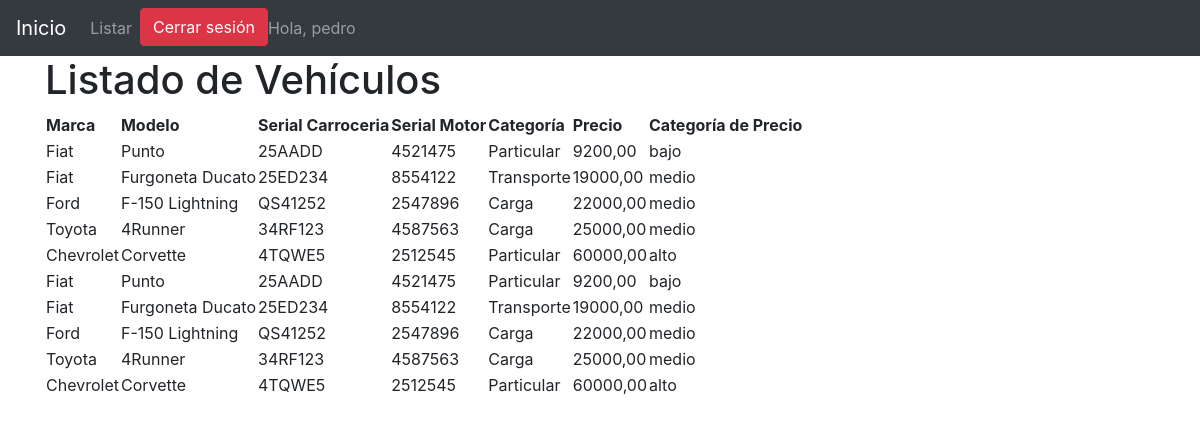
Page /vehiculo/listar/ (signed in) on the committed database.
### vehiculo/models.py (models this page shows, shortened)
class CustomUser(AbstractUser):
    class Meta:
        permissions= [
            ("view_listar","Puede ver la lista de vehiculos"),
        ]

class Vehiculo(models.Model):
    MARCAS = [
        ('Fiat', 'Fiat'),
        ('Chevrolet', 'Chevrolet'),
        ('Ford', 'Ford'),
        ('Toyota', 'Toyota'),
    ]
    CATEGORIAS = [
        ('Particular', 'Particular'),
        ('Transporte', 'Transporte'),
        ('Carga', 'Carga'),
    ]
    marca = models.CharField(max_length=20, choices=MARCAS, default='Ford')
    modelo = models.CharField(max_length=100)
    serial_carroceria = models.CharField(max_length=50)
    serial_motor = models.CharField(max_length=50)
    categoria = models.CharField(max_length=20, choices=CATEGORIAS, default='Particular')
    precio = models.DecimalField(max_digits=10, decimal_places=2)
    fecha_creacion = models.DateTimeField(auto_now_add=True)
    fecha_modificacion = models.DateTimeField(auto_now=True)

### vehiculo/views.py (the view)
# urls.py: path('vehiculo/listar/', views.listar_vehiculos, name='listar_vehiculos'),
@permission_required('vehiculo.view_listar', raise_exception=True)
def listar_vehiculos(request):
    vehiculos = Vehiculo.objects.all()
    vehiculos_con_categoria = []
    for vehiculo in vehiculos:
        if vehiculo.precio <= 10000:
            categoria_precio = 'bajo'
        elif 10000 < vehiculo.precio <= 30000:
            categoria_precio = 'medio'
        else:
            categoria_precio = 'alto'
        vehiculos_con_categoria.append({
            'vehiculo': vehiculo,
            'categoria_precio': categoria_precio
        })
    context = {'vehiculos': vehiculos_con_categoria}
    return render(request, 'vehiculo/listar_vehiculo.html', context)

### vehiculo/templates/vehiculo/listar_vehiculo.html (shortened to what this page needs)
{% extends 'vehiculo/base.html' %}
{% block content %}
    <h1>Listado de Vehículos</h1>
    <table>
        <thead>
            <tr>
                <th>Marca</th>
                <th>Modelo</th>
                <th>Serial Carroceria</th>
                <th>Serial Motor</th>
                <th>Categoría</th>
                <th>Precio</th>
                <th>Categoría de Precio</th>
            </tr>
        </thead>
        <tbody>
            {% for item in vehiculos %}
            <tr>
                <td>{{ item.vehiculo.marca }}</td>
                <td>{{ item.vehiculo.modelo }}</td>
                <td>{{ item.vehiculo.serial_carroceria }}</td>
                <td>{{ item.vehiculo.serial_motor }}</td>
                <td>{{ item.vehiculo.categoria }}</td>
                <td>{{ item.vehiculo.precio }}</td>
                <td>{{ item.categoria_precio }}</td>
            </tr>
            {% empty %}
            <tr>
                <td colspan="7">No hay vehículos disponibles.</td>
            </tr>
            {% endfor %}
        </tbody>
    </table>
{% endblock %}

### vehiculo/templates/vehiculo/base.html (shortened to what this page needs)
<!DOCTYPE html>
<html lang="es">
<head>
    <link rel="stylesheet" href="https://maxcdn.bootstrapcdn.com/bootstrap/4.5.2/css/bootstrap.min.css">
</head>
<body>
    <nav class="navbar navbar-expand-lg navbar-dark bg-dark">
        <a class="navbar-brand" href="{% url 'index' %}">Inicio</a>
        <div class="collapse navbar-collapse">
            <ul class="navbar-nav">
                <li class="nav-item">
                    <a class="nav-link" href="{% url 'listar_vehiculos' %}">Listar</a>
                </li>
                {% if user.is_authenticated %}
                    <li class="nav-item">
                        <form method="POST" action="{% url 'logout' %}">
                            <button type="submit" class="btn btn-danger">Cerrar sesión</button>
                        </form>
                    </li>
                {% else %}
                    <li class="nav-item">
                        <a class="nav-link" href="{% url 'login' %}">Iniciar sesión</a>
                    </li>
                {% endif %}
                {% if user.is_authenticated %}
                <ul class="navbar-nav ms-auto justify-content-end">
                    <li class="nav-item">
                        <span class="navbar-text">Hola, {{ user.username }}</span>
                    </li>
                {% endif %}
            </ul>
        </div>
    </nav>
    <div class="container">
        {% block content %}
        {% endblock %}
    </div>
</body>
</html>

### rows in the picture
CustomUser: username "pedro"
Vehiculo: vehiculo.marca "Fiat", vehiculo.modelo "Punto", vehiculo.serial_carroceria "25AADD", vehiculo.serial_motor "4521475", vehiculo.categoria "Particular", vehiculo.precio "9200,00", categoria_precio "bajo"
Vehiculo: vehiculo.marca "Fiat", vehiculo.modelo "Furgoneta Ducato", vehiculo.serial_carroceria "25ED234", vehiculo.serial_motor "8554122", vehiculo.categoria "Transporte", vehiculo.precio "19000,00", categoria_precio "medio"
Vehiculo: vehiculo.marca "Ford", vehiculo.modelo "F-150 Lightning", vehiculo.serial_carroceria "QS41252", vehiculo.serial_motor "2547896", vehiculo.categoria "Carga", vehiculo.precio "22000,00", categoria_precio "medio"
Vehiculo: vehiculo.marca "Toyota", vehiculo.modelo "4Runner", vehiculo.serial_carroceria "34RF123", vehiculo.serial_motor "4587563", vehiculo.categoria "Carga", vehiculo.precio "25000,00", categoria_precio "medio"
Vehiculo: vehiculo.marca "Chevrolet", vehiculo.modelo "Corvette", vehiculo.serial_carroceria "4TQWE5", vehiculo.serial_motor "2512545", vehiculo.categoria "Particular", vehiculo.precio "60000,00", categoria_precio "alto"
Vehiculo: vehiculo.marca "Fiat", vehiculo.modelo "Punto", vehiculo.serial_carroceria "25AADD", vehiculo.serial_motor "4521475", vehiculo.categoria "Particular", vehiculo.precio "9200,00", categoria_precio "bajo"
Vehiculo: vehiculo.marca "Fiat", vehiculo.modelo "Furgoneta Ducato", vehiculo.serial_carroceria "25ED234", vehiculo.serial_motor "8554122", vehiculo.categoria "Transporte", vehiculo.precio "19000,00", categoria_precio "medio"
Vehiculo: vehiculo.marca "Ford", vehiculo.modelo "F-150 Lightning", vehiculo.serial_carroceria "QS41252", vehiculo.serial_motor "2547896", vehiculo.categoria "Carga", vehiculo.precio "22000,00", categoria_precio "medio"
Vehiculo: vehiculo.marca "Toyota", vehiculo.modelo "4Runner", vehiculo.serial_carroceria "34RF123", vehiculo.serial_motor "4587563", vehiculo.categoria "Carga", vehiculo.precio "25000,00", categoria_precio "medio"
Vehiculo: vehiculo.marca "Chevrolet", vehiculo.modelo "Corvette", vehiculo.serial_carroceria "4TQWE5", vehiculo.serial_motor "2512545", vehiculo.categoria "Particular", vehiculo.precio "60000,00", categoria_precio "alto"
